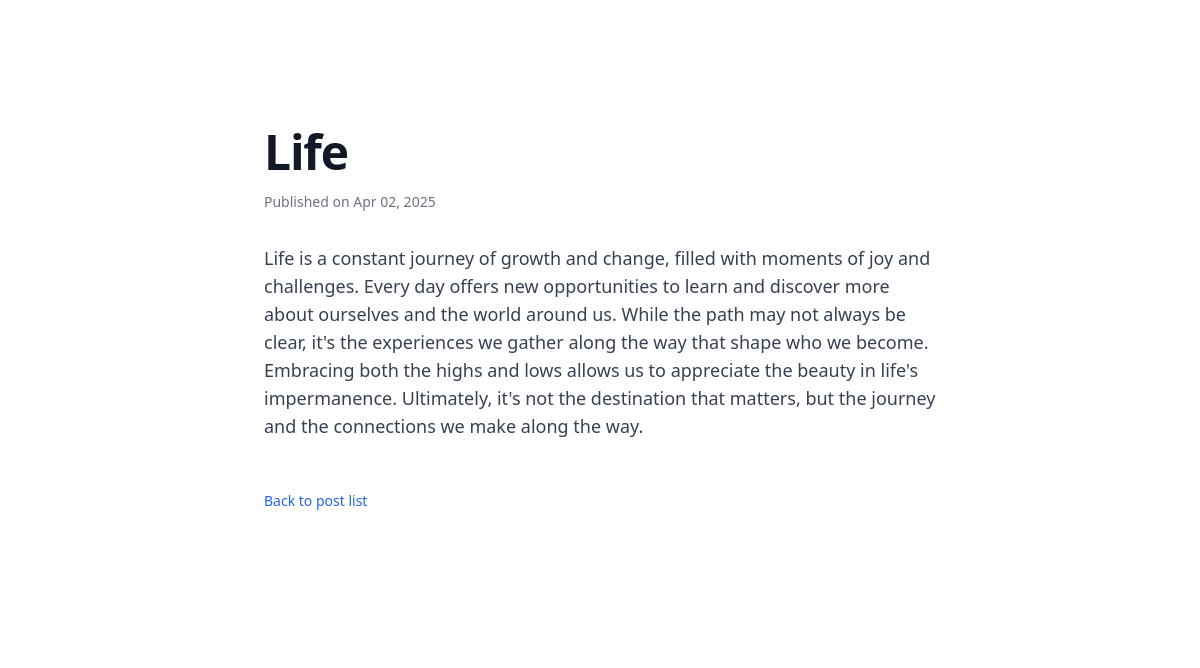
Before: /blog/2025/4/2/life/ with the older database file.
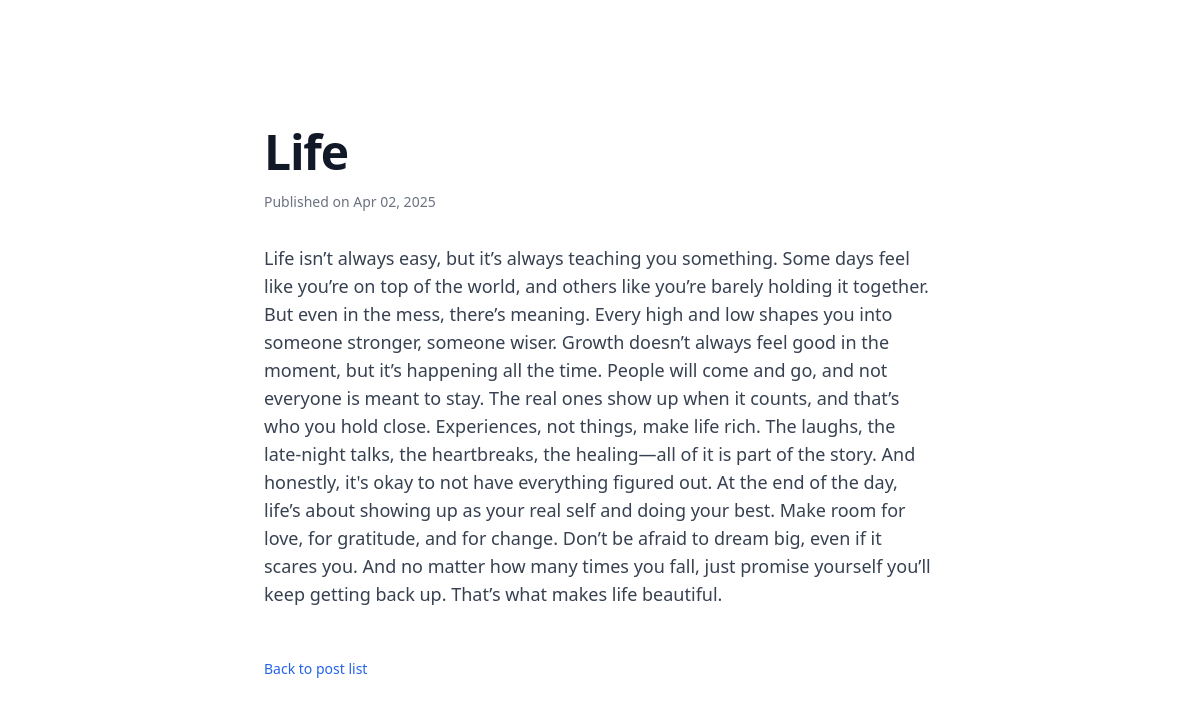
After: the same page with the newer database file.
### blog/models.py (models this page shows, shortened)
class Post(models.Model):
 author= models.ForeignKey(settings.AUTH_USER_MODEL, on_delete=models.CASCADE)
 title = models.CharField(max_length=255)
 slug= models.SlugField()
 body = models.TextField()
 publish = models.DateTimeField()
 created = models.DateTimeField(auto_now_add=True)
 updated = models.DateTimeField(auto_now=True)
 status = models.CharField(max_length=2,choices=Status.choices, default=Status.DRAFT)

### blog/views.py (the view)
# urls.py: path('<int:year>/<int:month>/<int:day>/<slug:post>/', views.post_detail, name='post_detail'),
def post_detail(request, year, month, day, post):
    post = get_object_or_404(
        Post,
        slug=post,
        publish__year=year,
        publish__month=month,
        publish__day=day
    )
    return render(request, 'blog/post/detail.html', {'post': post})

### blog/templates/blog/post/detail.html (shortened to what this page needs)
<!DOCTYPE html>
<html lang="en">
<head>
    <script src="https://cdn.tailwindcss.com"></script>
</head>
<body>
    <div class="bg-white py-24 sm:py-32">
        <div class="mx-auto max-w-7xl px-6 lg:px-8">
            <article class="mx-auto max-w-2xl">
                <h1 class="text-4xl font-bold tracking-tight text-gray-900 sm:text-5xl">{{ post.title }}</h1>
                <p class="mt-4 text-sm text-gray-500">
                    Published on {{ post.publish|date:"M d, Y" }}
                </p>
                <div class="mt-8 text-gray-700 text-lg">
                    <p>{{ post.body }}</p>
                </div>
                <div class="mt-12">
                    <a href="{% url 'blog:post_list' %}" class="text-sm font-medium text-blue-600 hover:text-blue-500">
                        Back to  post list
                    </a>
                </div>
            </article>
        </div>
    </div>
</body>
</html>

Changed rows visible on the page:
changed Post "Life": body "Life is a constant journey of growth and change, filled with moments of joy and challenges. Every day offers new opportunities to learn and discover more about ourselves and the world around us. While the path may not always be clear, it's the experiences we gather along the way that shape who we become. Embracing both the highs and lows allows us to appreciate the beauty in life's impermanence. Ultimately, it's not the destination that matters, but the journey and the connections we make along the way." → "Life isn’t always easy, but it’s always teaching you something. Some days feel like you’re on top of the world, and others like you’re barely holding it together. But even in the mess, there’s meaning. Every high and low shapes you into someone stronger, someone wiser. Growth doesn’t always feel good in the moment, but it’s happening all the time. People will come and go, and not everyone is meant to stay. The real ones show up when it counts, and that’s who you hold close. Experiences, not things, make life rich. The laughs, the late-night talks, the heartbreaks, the healing—all of it is part of the story. And honestly, it's okay to not have everything figured out. At the end of the day,…"
